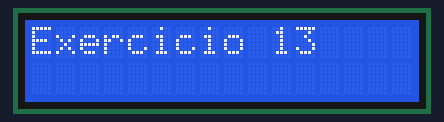
The sketch below on a simulated Arduino Uno, built with avr-gcc and run on an emulated ATmega328P. On the bench: 16×2 character LCD. What the sketch prints to the serial monitor is not drawn.

Above: at 0.1 s.
At 2.2 s:
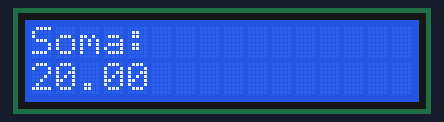
At 4.2 s:
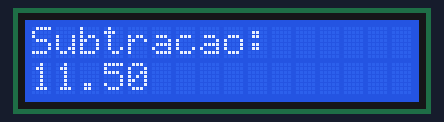
At 6.2 s:
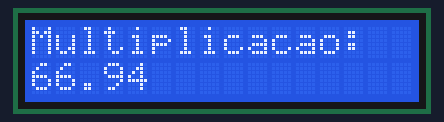
At 8.2 s:
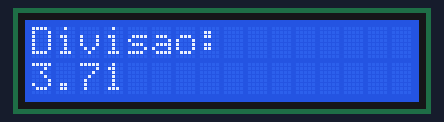
At 10.2 s:
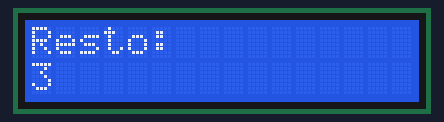

The sketch:

Exercicio_13_double.ino
```cpp
#include <Arduino.h>
#include <LiquidCrystal.h>

// Define os pinos de conexão com o LCD
const int rs = 11;
const int en = 12;
const int d4 = 5;
const int d5 = 4;
const int d6 = 3;
const int d7 = 2;

// Inicializa o objeto LiquidCrystal com os pinos definidos
LiquidCrystal lcd(rs, en, d4, d5, d6, d7);

void setup() {
  // Inicializa a comunicação serial
  Serial.begin(9600);

  // Inicializa o LCD
  lcd.begin(16, 2); // Configura o LCD com 16 colunas e 2 linhas

  // Exibe "Exercicio 13" no LCD
  lcd.clear();
  lcd.setCursor(0, 0);
  lcd.print("Exercicio 13");
  delay(2000); // Aguarda 2 segundos para exibir o título

  // Declara duas variáveis do tipo double
  double num1 = 15.75;
  double num2 = 4.25;

  // Realiza as operações
  double soma = num1 + num2;
  double subtracao = num1 - num2;
  double multiplicacao = num1 * num2;
  double divisao = num1 / num2;
  int resto = (int)num1 % (int)num2; // O operador `%` só funciona com inteiros

  // Exibe os resultados no monitor serial
  Serial.println("Exercicio 13: Operacoes com double");
  Serial.print("Soma: ");
  Serial.println(soma, 2);
  Serial.print("Subtracao: ");
  Serial.println(subtracao, 2);
  Serial.print("Multiplicacao: ");
  Serial.println(multiplicacao, 2);
  Serial.print("Divisao: ");
  Serial.println(divisao, 2);
  Serial.print("Resto: ");
  Serial.println(resto);

  // Exibe os resultados no LCD (um por vez)
  lcd.clear();
  lcd.setCursor(0, 0);
  lcd.print("Soma:");
  lcd.setCursor(0, 1);
  lcd.print(soma, 2);
  delay(2000);

  lcd.clear();
  lcd.setCursor(0, 0);
  lcd.print("Subtracao:");
  lcd.setCursor(0, 1);
  lcd.print(subtracao, 2);
  delay(2000);

  lcd.clear();
  lcd.setCursor(0, 0);
  lcd.print("Multiplicacao:");
  lcd.setCursor(0, 1);
  lcd.print(multiplicacao, 2);
  delay(2000);

  lcd.clear();
  lcd.setCursor(0, 0);
  lcd.print("Divisao:");
  lcd.setCursor(0, 1);
  lcd.print(divisao, 2);
  delay(2000);

  lcd.clear();
  lcd.setCursor(0, 0);
  lcd.print("Resto:");
  lcd.setCursor(0, 1);
  lcd.print(resto);
  delay(2000);
}

void loop() {
  // Não é necessário repetir nada no loop
}
```

Measured:
- what the display in image 1 shows lasts 2.0 s, from 2.1 s to 4.1 s
